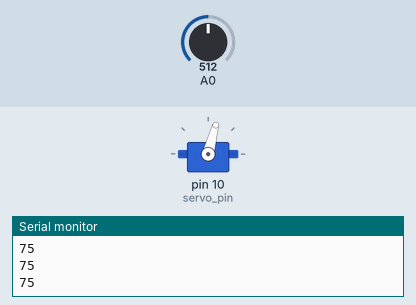
A sketch run on a simulated Arduino Uno, built with avr-gcc and run on an emulated ATmega328P. Shown: servo, the last lines printed to the serial monitor. Inputs (shaded band) come from the test bench; at power-on: A0 = 512.

Above: at 1.2 s.
1.3 s: A0 set to 716
At 2.5 s:
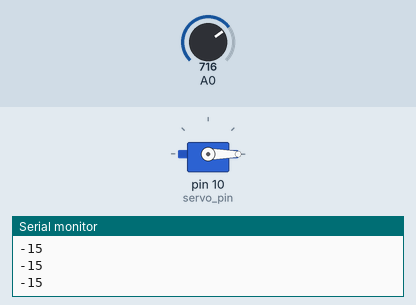
2.8 s: A0 set to 306
At 3.9 s:
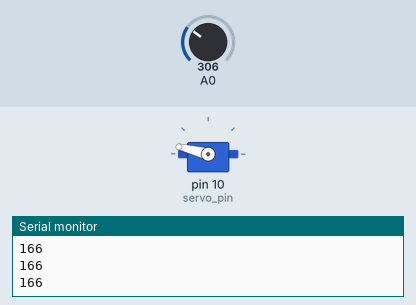
4.3 s: A0 set to 122
At 5.0 s:
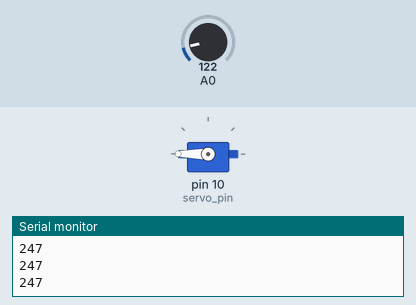
5.8 s: A0 set to 511
At 6.2 s:
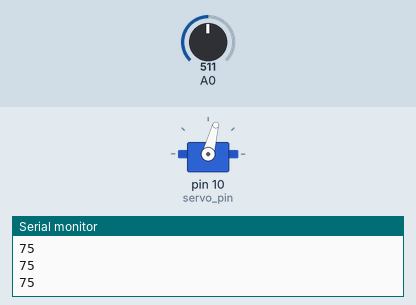
7.3 s: A0 set to 900
At 8.4 s:
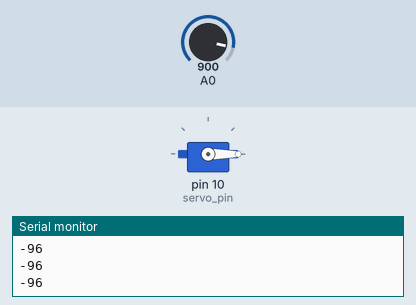
Timing chart, 0 to 9.8 s (numbered marks = the images above; inputs shaded):
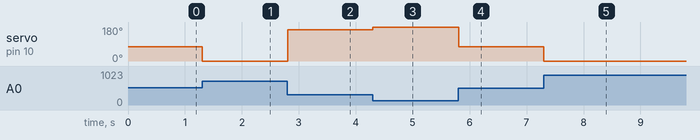

The sketch:

Servo_motor_test_with_flex_sensor_using_Arduino_uno_R3.ino
```cpp
// C++ code
//
#include<Servo.h>
int servo_pin=10;
int flex;
int angle_value;
int servo;
Servo myServo;


void setup()
{
  Serial.begin(9600);
  myServo.attach(servo_pin);
}
void loop()
{
  angle_value=angle();
  myServo.write(servo);
  Serial.println(servo);

}
int angle()
{
  flex=analogRead(A0);

  servo=map(flex,682,275,0,180);
  return servo;
}
  
```

Measured:
- after the input at 1.3 s, servo on pin 10 (servo_pin): 75° → 0° at once
- after the input at 2.8 s, servo on pin 10 (servo_pin): 0° → 166° at once
- after the input at 4.3 s, servo on pin 10 (servo_pin): 166° → 180° at once
- after the input at 5.8 s, servo on pin 10 (servo_pin): 180° → 75° at once
- after the input at 7.3 s, servo on pin 10 (servo_pin): 75° → 0° at once
